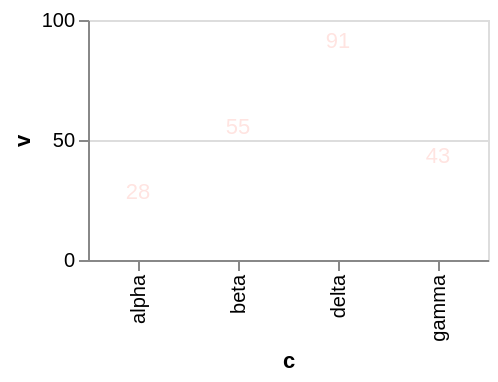

Source (Vega-Lite JSON):
### Vega-Lite specification from a JSON file in a GitHub repository (floating-point values rounded to 4 significant figures)
{"$schema": "https://vega.github.io/schema/vega-lite/v6.json", "width": 200, "height": 120, "data": {"values": [{"c": "alpha", "v": 28, "w": 3, "t": "2024-01-07"}, {"c": "beta", "v": 55, "w": 7, "t": "2024-03-19"}, {"c": "gamma", "v": 43, "w": 5, "t": "2024-06-02"}, {"c": "delta", "v": 91, "w": 9, "t": "2024-09-11"}]}, "mark": "text", "encoding": {"x": {"field": "c", "type": "nominal"}, "y": {"field": "v", "type": "quantitative"}, "text": {"field": "v", "type": "quantitative"}}, "config": {"text": {"color": "mistyrose"}}}
